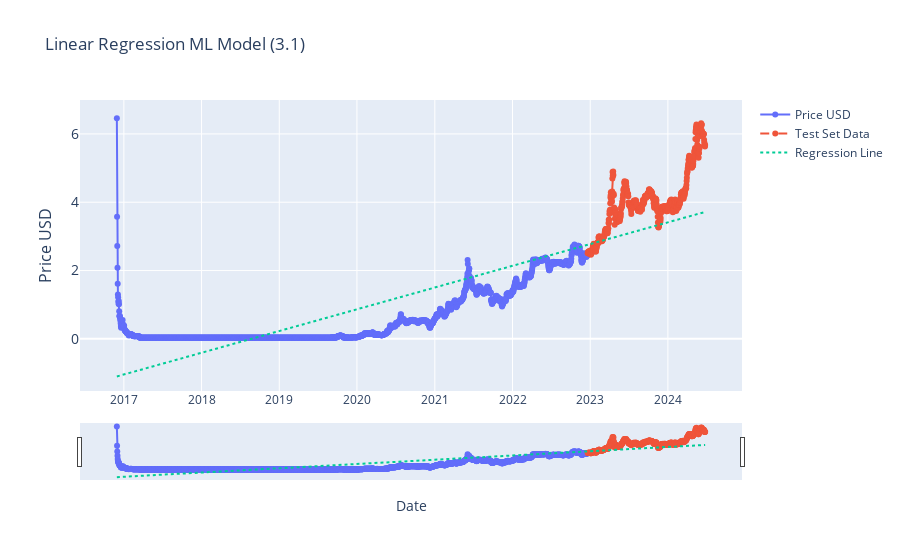

Write notebook code for a chart like this one.
### Markdown cell above
### Regression modelling

### Code cell
# Linear Regression (3.1)

from sklearn.linear_model import LinearRegression
from sklearn.model_selection import train_test_split
import plotly.graph_objects as go
import pandas as pd
from ipywidgets import interact, DatePicker
import numpy as np

current_item['date_ordinal'] = current_item.index.map(pd.Timestamp.toordinal)
X = current_item['date_ordinal'].values.reshape(-1, 1)
y = current_item['price_usd'].values


# train test split (first 80% train, last 20% test)
split_point = int(len(X) * 0.80)  
X_train, X_test = X[:split_point], X[split_point:]
y_train, y_test = y[:split_point], y[split_point:]


# intialize the model (like initialising a variable)
model_lr = LinearRegression()
model_lr.fit(X, y)

# make predictions
y_pred = model_lr.predict(X)


def update_graph(start_date, end_date):
    # Filtering the data based on the date range
    mask = (df.index >= pd.to_datetime(start_date)) & (df.index <= pd.to_datetime(end_date))
    filtered_data = df.loc[mask]
    filtered_pred = y_pred[mask]

    # Creating the plot
    fig = go.Figure()
    fig.add_trace(go.Scatter(x=filtered_data.index[:split_point], y=filtered_data['price_usd'], mode='lines+markers', name='Price USD'))

     # Add the test set prices
    fig.add_trace(go.Scatter(x=filtered_data.index[split_point:], y=y_test, mode='lines+markers', name='Test Set Data', line=dict(dash='dash')))


    # Add the predicted prices
    fig.add_trace(go.Scatter(x=filtered_data.index, y=filtered_pred, mode='lines', name='Regression Line', line=dict(dash='dot')))

    # Formatting
    fig.update_layout(
        title='Linear Regression ML Model (3.1)',
        xaxis_title='Date',
        yaxis_title='Price USD',
        yaxis=dict(
            title='Price USD',
            titlefont_size=16,
            tickfont_size=14,
        ),
        xaxis=dict(  # Added lines for range slider
            rangeslider=dict(
                visible=True
            ),
            type="date"
        ),
        showlegend=True

        )

    fig.show()


# Creating interactive widgets for date selection
start_date_picker = DatePicker(description='Start Date', value=current_item.index[0], disabled=False)
end_date_picker = DatePicker(description='End Date', value=current_item.index[-1], disabled=False)

# Display the interactive widget
interact(update_graph, start_date=start_date_picker, end_date=end_date_picker)

### Figure 1 — Plotly figure (JSON) as saved in the notebook; plotly's stock layout.template omitted (floating-point values rounded to 4 significant figures; data arrays with more than 128 entries replaced by an {"elided": "..."} marker saying what was removed)
{"data": [{"mode": "lines+markers", "name": "Price USD", "type": "scatter", "x": {"elided": "2212 str values"}, "y": {"elided": "2765 float values"}}, {"line": {"dash": "dash"}, "mode": "lines+markers", "name": "Test Set Data", "type": "scatter", "x": {"elided": "553 str values"}, "y": {"elided": "553 float values"}}, {"line": {"dash": "dot"}, "mode": "lines", "name": "Regression Line", "type": "scatter", "x": {"elided": "2765 str values"}, "y": {"elided": "2765 float values"}}], "layout": {"showlegend": true, "title": {"text": "Linear Regression ML Model (3.1)"}, "xaxis": {"rangeslider": {"visible": true}, "title": {"text": "Date"}, "type": "date"}, "yaxis": {"tickfont": {"size": 14}, "title": {"font": {"size": 16}, "text": "Price USD"}}}}
